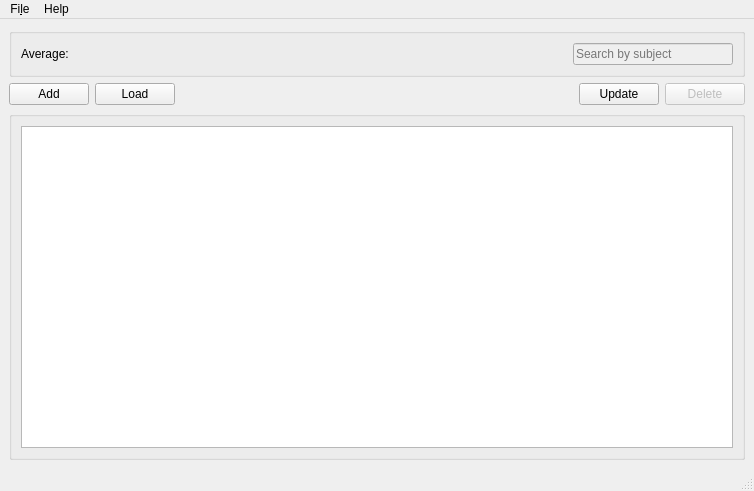
<?xml version="1.0" encoding="UTF-8"?>
<ui version="4.0">
 <class>regMainClass</class>
 <widget class="QMainWindow" name="regMainClass">
  <property name="geometry">
   <rect>
    <x>0</x>
    <y>0</y>
    <width>754</width>
    <height>491</height>
   </rect>
  </property>
  <property name="windowTitle">
   <string>Registro v1.3Beta</string>
  </property>
  <property name="windowIcon">
   <iconset resource="resources/res.qrc">
    <normaloff>:/imgs/images/window_icon.ico</normaloff>:/imgs/images/window_icon.ico</iconset>
  </property>
  <widget class="QWidget" name="centralwidget">
   <layout class="QHBoxLayout" name="horizontalLayout">
    <item>
     <layout class="QGridLayout" name="gridLayout">
      <item row="2" column="0">
       <layout class="QHBoxLayout" name="horizontalLayout_4">
        <item>
         <widget class="QPushButton" name="btnAddElements">
          <property name="enabled">
           <bool>true</bool>
          </property>
          <property name="text">
           <string>Add</string>
          </property>
         </widget>
        </item>
        <item>
         <widget class="QPushButton" name="btnLoadElements">
          <property name="enabled">
           <bool>true</bool>
          </property>
          <property name="text">
           <string>Load</string>
          </property>
         </widget>
        </item>
        <item>
         <spacer name="horizontalSpacer_5">
          <property name="orientation">
           <enum>Qt::Horizontal</enum>
          </property>
          <property name="sizeHint" stdset="0">
           <size>
            <width>40</width>
            <height>20</height>
           </size>
          </property>
         </spacer>
        </item>
        <item>
         <widget class="QLabel" name="lblQueryStatus">
          <property name="text">
           <string/>
          </property>
         </widget>
        </item>
        <item>
         <spacer name="horizontalSpacer_4">
          <property name="orientation">
           <enum>Qt::Horizontal</enum>
          </property>
          <property name="sizeHint" stdset="0">
           <size>
            <width>40</width>
            <height>20</height>
           </size>
          </property>
         </spacer>
        </item>
        <item>
         <widget class="QPushButton" name="btnUpElements">
          <property name="enabled">
           <bool>true</bool>
          </property>
          <property name="text">
           <string>Update</string>
          </property>
         </widget>
        </item>
        <item>
         <widget class="QPushButton" name="btnDelElements">
          <property name="enabled">
           <bool>false</bool>
          </property>
          <property name="text">
           <string>Delete</string>
          </property>
         </widget>
        </item>
       </layout>
      </item>
      <item row="1" column="0">
       <widget class="QGroupBox" name="topLineBox">
        <property name="title">
         <string/>
        </property>
        <layout class="QHBoxLayout" name="horizontalLayout_2">
         <item>
          <widget class="QLabel" name="label">
           <property name="text">
            <string>Average: </string>
           </property>
          </widget>
         </item>
         <item>
          <widget class="QLabel" name="lblAvg">
           <property name="text">
            <string/>
           </property>
          </widget>
         </item>
         <item>
          <spacer name="horizontalSpacer">
           <property name="orientation">
            <enum>Qt::Horizontal</enum>
           </property>
           <property name="sizeHint" stdset="0">
            <size>
             <width>40</width>
             <height>20</height>
            </size>
           </property>
          </spacer>
         </item>
         <item>
          <spacer name="horizontalSpacer_3">
           <property name="orientation">
            <enum>Qt::Horizontal</enum>
           </property>
           <property name="sizeHint" stdset="0">
            <size>
             <width>40</width>
             <height>20</height>
            </size>
           </property>
          </spacer>
         </item>
         <item>
          <spacer name="horizontalSpacer_2">
           <property name="orientation">
            <enum>Qt::Horizontal</enum>
           </property>
           <property name="sizeHint" stdset="0">
            <size>
             <width>40</width>
             <height>20</height>
            </size>
           </property>
          </spacer>
         </item>
         <item>
          <widget class="QLineEdit" name="lnSearch">
           <property name="enabled">
            <bool>false</bool>
           </property>
           <property name="text">
            <string/>
           </property>
           <property name="placeholderText">
            <string>Search by subject</string>
           </property>
          </widget>
         </item>
        </layout>
       </widget>
      </item>
      <item row="3" column="0">
       <widget class="QGroupBox" name="bodyBox">
        <property name="title">
         <string/>
        </property>
        <layout class="QHBoxLayout" name="horizontalLayout_3">
         <item>
          <widget class="QTableView" name="tbMain">
           <property name="editTriggers">
            <set>QAbstractItemView::NoEditTriggers</set>
           </property>
          </widget>
         </item>
        </layout>
       </widget>
      </item>
     </layout>
    </item>
   </layout>
  </widget>
  <widget class="QMenuBar" name="menubar">
   <property name="geometry">
    <rect>
     <x>0</x>
     <y>0</y>
     <width>754</width>
     <height>30</height>
    </rect>
   </property>
   <widget class="QMenu" name="menuFile">
    <property name="title">
     <string>Fi&amp;le</string>
    </property>
    <addaction name="actionCreateDB"/>
    <addaction name="actionChangeDB"/>
    <addaction name="actionCreatePDF"/>
    <addaction name="actionExit"/>
   </widget>
   <widget class="QMenu" name="menu">
    <property name="title">
     <string>Help</string>
    </property>
    <addaction name="actionAbout"/>
   </widget>
   <addaction name="menuFile"/>
   <addaction name="menu"/>
  </widget>
  <widget class="QStatusBar" name="statusbar"/>
  <action name="actionCreateDB">
   <property name="text">
    <string>&amp;Create Database</string>
   </property>
  </action>
  <action name="actionExit">
   <property name="text">
    <string>&amp;Exit</string>
   </property>
  </action>
  <action name="actionAbout">
   <property name="text">
    <string>&amp;About</string>
   </property>
  </action>
  <action name="actionChangeDB">
   <property name="text">
    <string>Change &amp;Database</string>
   </property>
  </action>
  <action name="actionCreatePDF">
   <property name="text">
    <string>Export As PDF</string>
   </property>
  </action>
 </widget>
 <resources>
  <include location="resources/res.qrc"/>
 </resources>
 <connections/>
</ui>
